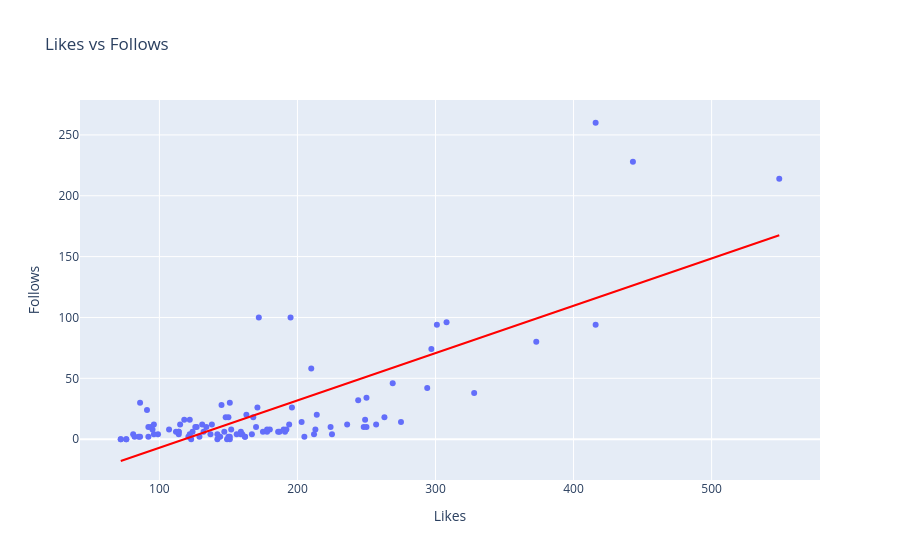

The notebook cell saved with this chart:
### Markdown cell above
### Question 7

### Code cell
# Do more likes increase follows?
px.scatter(data_frame=df, x='Likes', y='Follows', trendline='ols',title='Likes vs Follows',trendline_color_override='red')

### Figure 1 — Plotly figure (JSON) as saved in the notebook; plotly's stock layout.template omitted (floating-point values rounded to 4 significant figures)
{"data": [{"hovertemplate": "Likes=%{x}<br>Follows=%{y}<extra></extra>", "legendgroup": "", "marker": {"color": "#636efa", "symbol": "circle"}, "mode": "markers", "name": "", "orientation": "v", "showlegend": false, "type": "scatter", "x": [162, 224, 131, 213, 123, 144, 76, 124, 159, 191, 81, 151, 162, 142, 294, 159, 205, 121, 151, 72, 76, 91, 195, 129, 160, 175, 147, 114, 151, 92, 214, 150, 122, 152, 196, 86, 85, 156, 72, 82, 416, 180, 150, 127, 167, 225, 137, 114, 263, 328, 126, 236, 99, 212, 297, 142, 186, 112, 149, 132, 115, 248, 178, 107, 269, 96, 134, 301, 187, 94, 114, 96, 138, 122, 257, 95, 244, 190, 118, 178, 170, 250, 275, 192, 203, 145, 168, 194, 250, 171, 416, 249, 308, 163, 86, 210, 172, 373, 148, 92, 549, 443], "xaxis": "x", "y": [2, 10, 12, 8, 0, 2, 0, 6, 4, 6, 4, 0, 2, 4, 42, 6, 2, 2, 30, 0, 0, 24, 100, 2, 4, 6, 6, 6, 2, 2, 20, 2, 4, 8, 26, 2, 2, 4, 0, 2, 94, 8, 18, 10, 4, 4, 4, 4, 18, 38, 10, 12, 4, 4, 74, 0, 6, 6, 0, 6, 12, 10, 8, 8, 46, 12, 10, 94, 6, 10, 6, 4, 12, 16, 12, 8, 32, 8, 16, 6, 10, 10, 14, 8, 14, 28, 18, 12, 34, 26, 260, 16, 96, 20, 30, 58, 100, 80, 18, 10, 214, 228], "yaxis": "y"}, {"hovertemplate": "<b>OLS trendline</b><br>Follows = 0.389002 * Likes + -45.9612<br>R<sup>2</sup>=0.574919<br><br>Likes=%{x}<br>Follows=%{y} <b>(trend)</b><extra></extra>", "legendgroup": "", "line": {"color": "red"}, "marker": {"color": "#636efa", "symbol": "circle"}, "mode": "lines", "name": "", "showlegend": false, "type": "scatter", "x": [72, 72, 76, 76, 81, 82, 85, 86, 86, 91, 92, 92, 94, 95, 96, 96, 99, 107, 112, 114, 114, 114, 115, 118, 121, 122, 122, 123, 124, 126, 127, 129, 131, 132, 134, 137, 138, 142, 142, 144, 145, 147, 148, 149, 150, 150, 151, 151, 151, 152, 156, 159, 159, 160, 162, 162, 163, 167, 168, 170, 171, 172, 175, 178, 178, 180, 186, 187, 190, 191, 192, 194, 195, 196, 203, 205, 210, 212, 213, 214, 224, 225, 236, 244, 248, 249, 250, 250, 257, 263, 269, 275, 294, 297, 301, 308, 328, 373, 416, 416, 443, 549], "xaxis": "x", "y": [-17.95, -17.95, -16.4, -16.4, -14.45, -14.06, -12.9, -12.51, -12.51, -10.56, -10.17, -10.17, -9.395, -9.006, -8.617, -8.617, -7.45, -4.338, -2.393, -1.615, -1.615, -1.615, -1.226, -0.05893, 1.108, 1.497, 1.497, 1.886, 2.275, 3.053, 3.442, 4.22, 4.998, 5.387, 6.165, 7.332, 7.721, 9.277, 9.277, 10.06, 10.44, 11.22, 11.61, 12.0, 12.39, 12.39, 12.78, 12.78, 12.78, 13.17, 14.72, 15.89, 15.89, 16.28, 17.06, 17.06, 17.45, 19.0, 19.39, 20.17, 20.56, 20.95, 22.11, 23.28, 23.28, 24.06, 26.39, 26.78, 27.95, 28.34, 28.73, 29.51, 29.89, 30.28, 33.01, 33.78, 35.73, 36.51, 36.9, 37.29, 41.18, 41.56, 45.84, 48.96, 50.51, 50.9, 51.29, 51.29, 54.01, 56.35, 58.68, 61.01, 68.41, 69.57, 71.13, 73.85, 81.63, 99.14, 115.9, 115.9, 126.4, 167.6], "yaxis": "y"}], "layout": {"legend": {"tracegroupgap": 0}, "title": {"text": "Likes vs Follows"}, "xaxis": {"anchor": "y", "domain": [0, 1], "title": {"text": "Likes"}}, "yaxis": {"anchor": "x", "domain": [0, 1], "title": {"text": "Follows"}}}}
